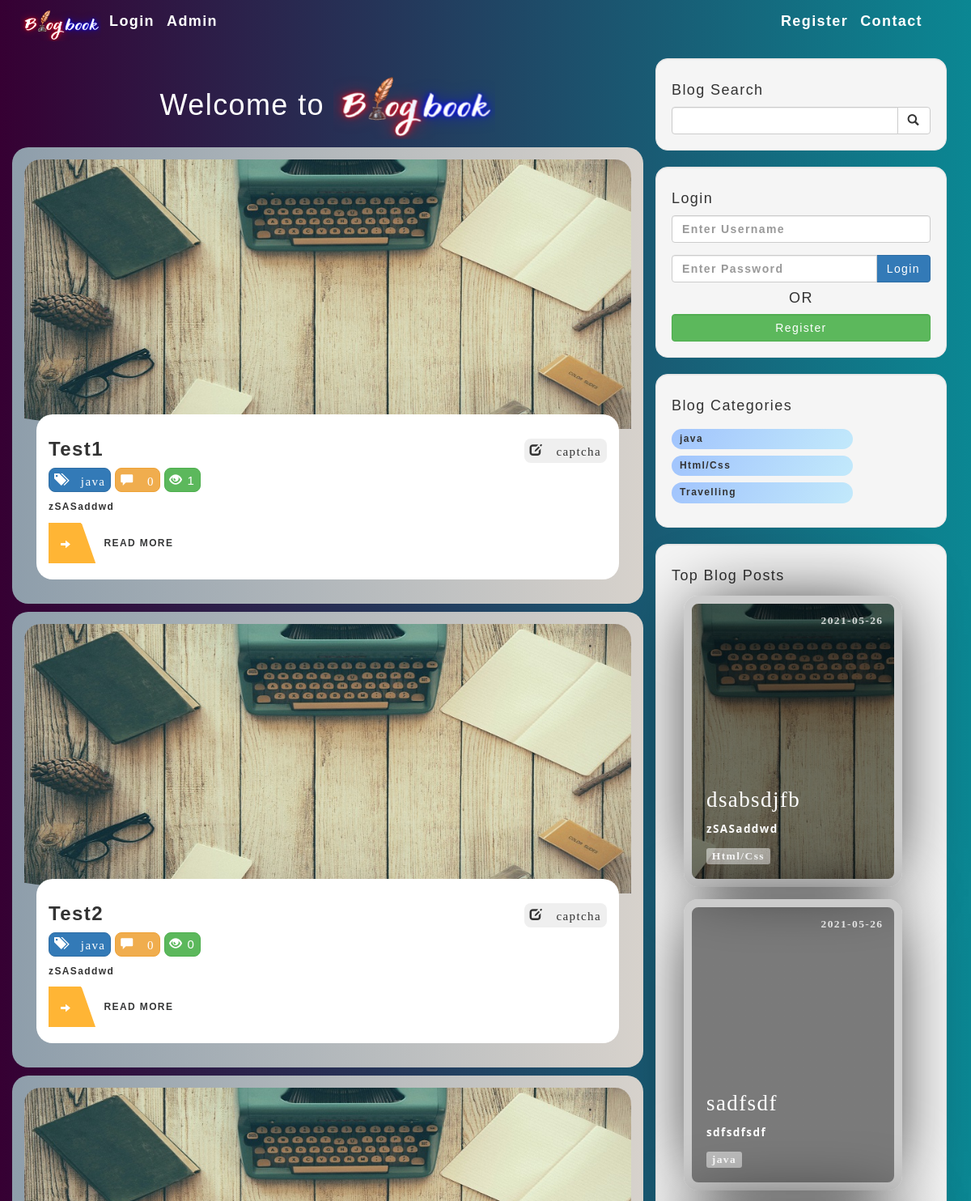
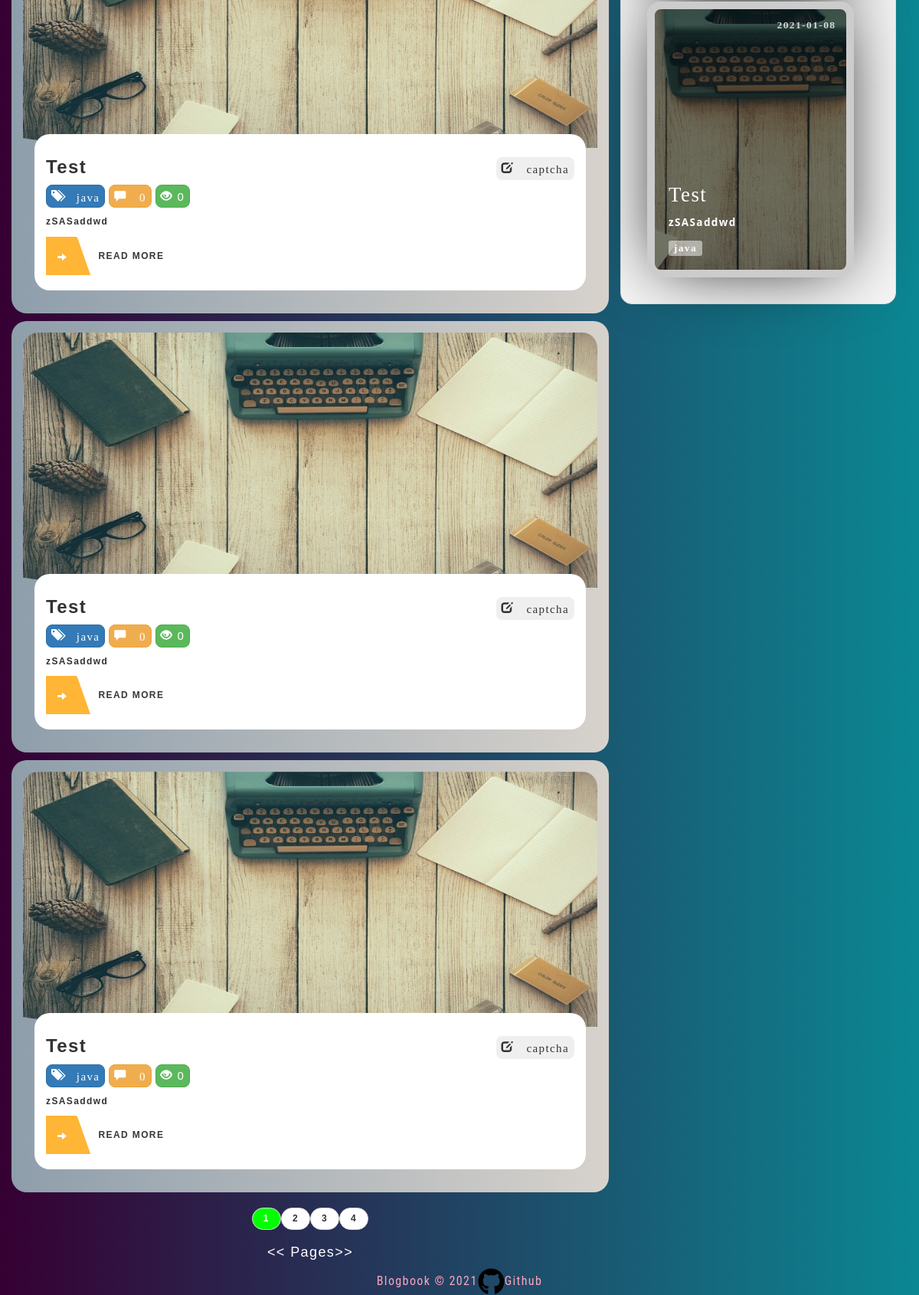
Before: / with the older database file (2 pictures, top to bottom).
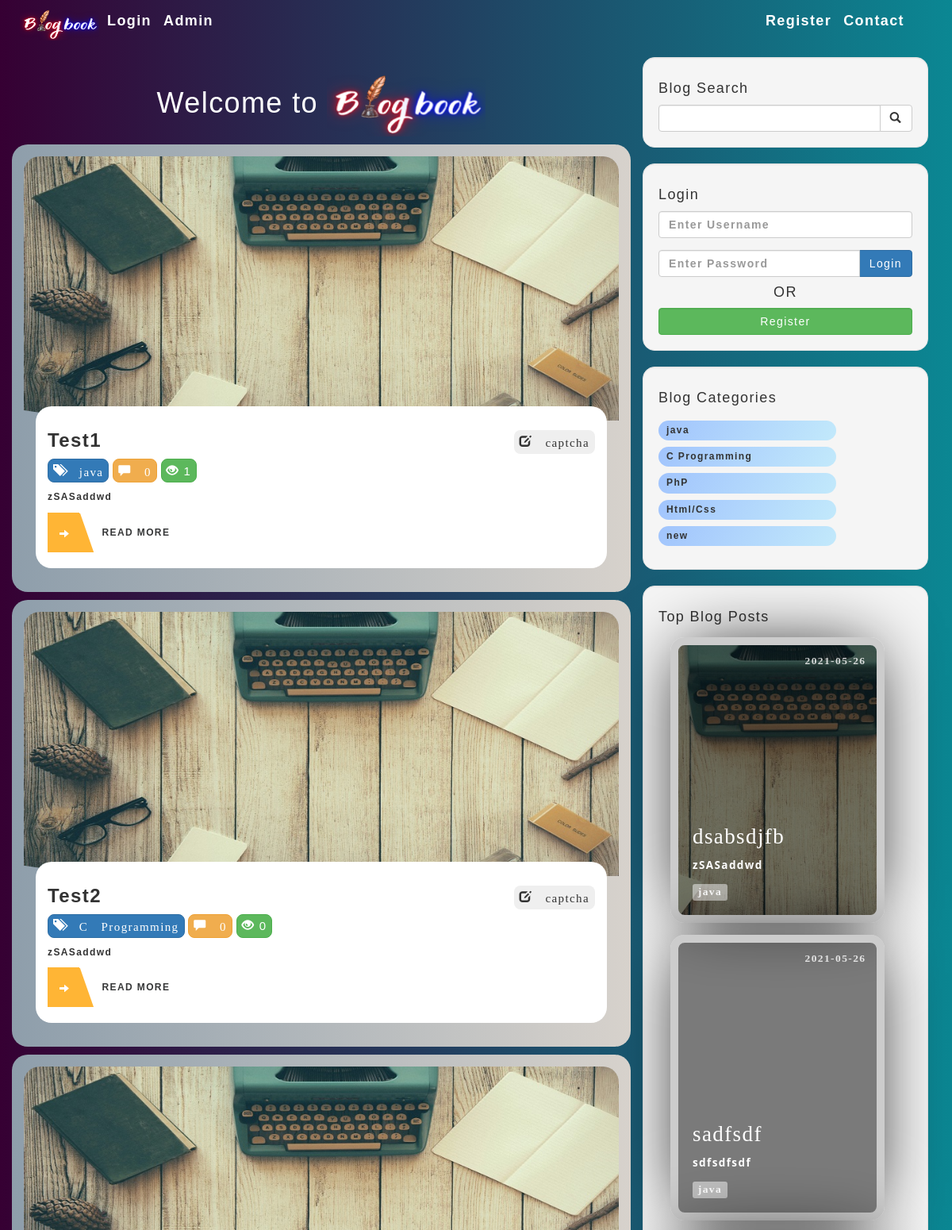
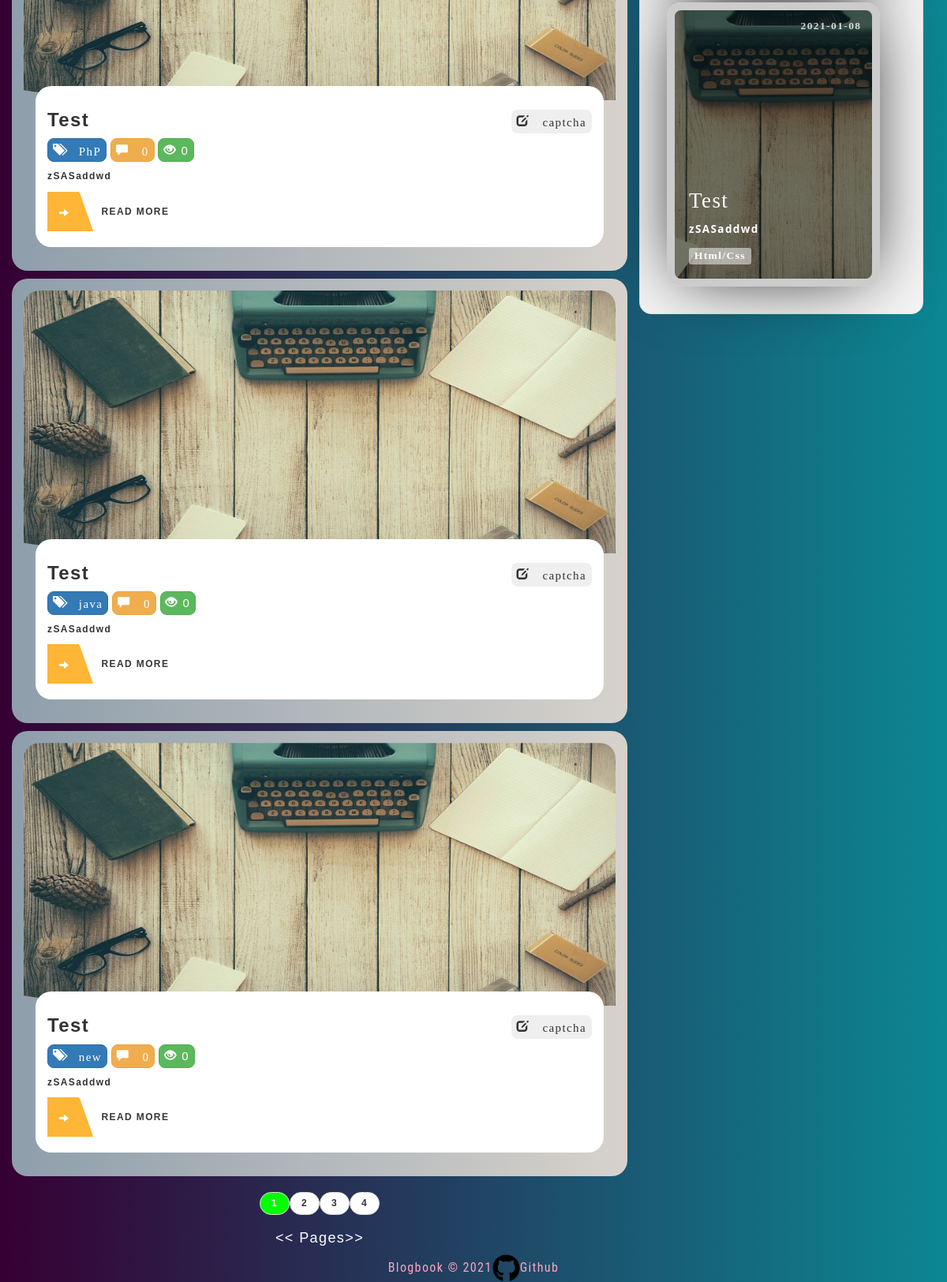
After: the same page with the newer database file (2 pictures, top to bottom).
### tables this page shows
CREATE TABLE `posts` (
  `post_id` int(3) NOT NULL,
  `post_category_id` int(3) NOT NULL,
  `post_title` varchar(255) NOT NULL,
  `post_author` varchar(255) NOT NULL,
  `author_id` int(255) NOT NULL,
  `post_date` date NOT NULL,
  `post_image` text NOT NULL,
  `post_content` mediumtext NOT NULL,
  `post_tags` varchar(255) NOT NULL,
  `post_comment_count` int(255) NOT NULL,
  `post_status` varchar(255) NOT NULL DEFAULT 'draft',
  `post_views_count` int(255) NOT NULL
);

CREATE TABLE `categories` (
  `cat_id` int(3) NOT NULL,
  `cat_title` varchar(255) NOT NULL
);

### includes/post-view.php (the view, shortened to what this page needs)
<?php
return function (array $row) use ($connection) {
    $post_title = $row['post_title'];
    $post_id = $row['post_id'];
    $post_author = $row['post_author'];
    $post_author_id = $row['author_id'];
    $post_image = $row['post_image'];
    $post_content = strip_tags(substr($row['post_content'], 0, 1000));
    $post_category_id = $row['post_category_id'];
    $post_comment = $row['post_comment_count'];
    $post_views_count = $row['post_views_count'];
    $query = "SELECT * FROM categories WHERE cat_id={$post_category_id}";
    $select_categories_id = mysqli_query($connection, $query);
    $cat = mysqli_fetch_assoc($select_categories_id);
    $post_category = $cat['cat_title'];
?>
    <div class="row" style="margin-top: 10px;">
        <div class="col-6">
            <article class="blog-card" style="z-index: 100;">
                <div class="blog-card__background">
                    <div class="card__background--wrapper">
                        <div class="card__background--main">
                            <img src="images/<?php echo $post_image; ?>" alt=""
                                 style="  max-width: 100%;     height: fit-content;">
                        </div>
                    </div>
                </div>
                <div class="blog-card__head">
                </div>
                <div class="blog-card__info">
                    <h5 style=" font-size: x-large; font-weight: 600; font-stretch: extra-expanded; overflow-wrap:break-word; ">
                        <a href="post.php?p_id=<?php echo $post_id; ?>"><?php echo $post_title; ?> </a>
                        <div style="text-align:right;
                                        float:right;">
                            <button type="button" class="btn btn-sml btn-dark"><a
                                        href="user.php?u_id=<?php echo $post_author_id ?>"><i
                                            class="glyphicon glyphicon-edit"> <?php echo $post_author; ?></i></a>
                            </button>
                        </div>
                    </h5>
                    <p>
                        <button type="button" class="btn btn-sml btn-primary"><i
                                    class="glyphicon glyphicon-tags"> <?php echo $post_category; ?></i></button>
                        <button type="button" class="btn btn-sml btn-warning"><i
                                    class="	glyphicon glyphicon-comment"> <?php echo $post_comment; ?></i></button>
                        <button type="button" class="btn btn-sml btn-success"><i
                                    class="glyphicon glyphicon-eye-open"></i> <?php echo $post_views_count; ?></button>
                    </p>
                    <p><a href="post.php?p_id=<?php echo $post_id; ?>"
                          style="text-decoration:none"><?php echo $post_content; ?></a></p>
                    <a href="post.php?p_id=<?php echo $post_id; ?>" class="btn1 btn--with-icon"><i
                                class="btn-icon glyphicon glyphicon-arrow-right"></i>READ MORE</a>
                </div>
            </article>
        </div>
    </div>
<?php } ?>

### includes/header.php (shortened to what this page needs)
<!DOCTYPE html>
<html lang="en">
<head>
    <link href="css/bootstrap.min.css" rel="stylesheet">
    <link href="css/blog-home.css" rel="stylesheet">
    <link href="css/styles.css" rel="stylesheet">
    <link href="https://unpkg.com/aos@2.3.0/dist/aos.css" rel="stylesheet">
    <link rel="stylesheet"
        href="https://cdn.jsdelivr.net/npm/@fortawesome/fontawesome-free@5.15.3/css/fontawesome.min.css">
</head>

### index.php (shortened to what this page needs)
<?php include "includes/db.php"; ?>
<?php include "includes/header.php"; ?>
<body>
    <?php include "includes/navigation.php"; ?>
    <div class="container">
        <div class="row ">
            <div class="col-md-8 ">
                <h1 class="text-center" style="color:white;">Welcome to <img id="logo123" src="../images/logo.png" alt="gg"
               style="  height: 80px;
        width: 200px;
   "> </h1>
                <?php
                $results_per_page = 5;
                if (isset($_GET['page'])) {
                    $page = $_GET['page'];
                } else {
                    $page = "";
                };
                if ($page == "" || $page == 1) {
                    $page_1 = 0;
                } else {
                    $page_1 = ($page - 1) * 5;
                    $page_2 = $page_1 + 8;
                }
                $post_count_query = "SELECT * FROM posts WHERE post_status='published'";
                $find_count = mysqli_query($connection, $post_count_query);
                $count = mysqli_num_rows($find_count);
                $count = ceil($count / 5);
                $query = "SELECT * FROM posts WHERE post_status='published' LIMIT " . $page_1 . ',' . $results_per_page;
                $select_all_posts_query = mysqli_query($connection, $query);
                $render = include_once __DIR__ . "/includes/post-view.php";
                while ($row = mysqli_fetch_assoc($select_all_posts_query)) {
                    $render($row);
                }
                ?>
                <ul class="pager">
                    <?php
                    for ($i = 1; $i <= $count; $i++) {
                        if ($i == $page || $page == '' && $i == 1) {
                            echo "<li><a href='index.php?page={$i}' class='active'>{$i}</a></li>";
                        } else {
                            echo "<li><a href='index.php?page={$i}'>{$i}</a></li>";
                        }
                    }
                    ?>
                </ul>
                <h4 align="center" class="wt">
                    << Pages>>
                </h4>
            </div>
            <?php include "includes/sidebar.php";  ?>
        </div>
        <?php
        include "includes/footer.php";
        ?>

### includes/navigation.php (shortened to what this page needs)
<nav class="navbar stroke   " role="navigation" style="background-color: rgba(0,0,0,)!important;
color:white;">
    <div class="container">
        <div class="navbar-header xyz">
           <a class="navbar-brand" href="index.php" style="padding:10px 10px;">
               <img id="logo123" src="../images/logo.png" alt="gg"
               style="  height: 40px;
        width: 100px;
   ">
            </a>
            <a class="navbar-brand" title="Already Register?" href='index.php#login'>Login</a>
            <a class="navbar-brand  " title="Login First" href='admin/index.php' onclick="return admin()">Admin</a>
        </div>
        <div>
            <div class="container collapse navbar-collapse navbar-ex2-collapse " style="float: right; height: 1px;">
                <a class="navbar-brand " title="New User?" href='registration.php'>Register</a>
                <a class="navbar-brand" title="New User?" href='contact.php'>Contact</a>
            </div>
        </div>
    </div>
</nav>

### includes/sidebar.php (shortened to what this page needs)
<div class="col-md-4">
    <div class="well">
        <h4>Blog Search</h4>
        <form action="search.php" method="post">
            <div class="input-group">
                <input name="search" type="text" class="form-control">
                <span class="input-group-btn">
                    <button name="submit" class="btn btn-default" type="submit">
                        <span class="glyphicon glyphicon-search"></span>
                    </button>
                </span>
            </div>
        </form>
    </div>
    <div class="well logs" id="login">
        <div class="heads">
            <h4>Login</h4>
            <form action="includes/login.php" method="post" id="login_form" onsubmit="return validate_form()">
                <div class="form-group">
                    <input name="username" type="text" class="form-control" placeholder="Enter Username" id="user_name">
                </div>
                <div class="input-group">
                    <input name="password" type="password" class="form-control" placeholder="Enter Password" id="user_pass">
                    <span class="input-group-btn">
                        <button class="btn btn-primary" name="login" type="submit">
                            Login
                        </button>
                    </span>
                </div>
            </form>
            <h4 style="text-align: center;">OR</h4>
            <a href="../registration.php">
                <button class="btn btn-success form-control" name="login" type="submit" value="Register">
                    Register
                </button> </a>
        </div>
    </div>
    <?php
    $query = "SELECT DISTINCT categories.cat_id, categories.cat_title
    FROM categories
    INNER JOIN posts ON categories.cat_id=posts.post_category_id";
    $select_categories_sidebar = mysqli_query($connection, $query);
    ?>
    <div class="well " id="categories">
        <h4>Blog Categories</h4>
        <div class="row">
            <div class="col-lg-12">
                <ul class="list-unstyled">
                    <?php
                    while ($row = mysqli_fetch_assoc($select_categories_sidebar)) {
                        $cat_title = $row['cat_title'];
                        $cat_id = $row['cat_id'];
                        echo "<li   class='list-items'
                        data-aos='fade-left'
                        data-aos-delay='100'><a href='category.php?category=$cat_id'>{$cat_title}</a></li>";
                    }
                    ?>
                </ul>
            </div>
        </div>
    </div>
    <?php include "widget.php" ?>
</div>

### includes/widget.php (shortened to what this page needs)
<div class="well">
    <h4>Top Blog Posts</h4>
    <?php
    $query = "SELECT * FROM posts WHERE post_status='published'   ORDER BY post_views_count DESC LIMIT 3 ";
    $select_all_posts_query = mysqli_query($connection, $query);
    while ($row = mysqli_fetch_assoc($select_all_posts_query)) {
        $post_title = $row['post_title'];
        $post_id = $row['post_id'];
        $post_date = $row['post_date'];
        $post_image = $row['post_image'];
        $post_content = strip_tags(substr($row['post_content'], 0, 100));
        $post_status = $row['post_status'];
        $post_category_id = $row['post_category_id'];
        $query = "SELECT * FROM categories WHERE cat_id={$post_category_id}";
        $select_categories_id = mysqli_query($connection, $query);
        $cat = mysqli_fetch_assoc($select_categories_id);
        $post_category = $cat['cat_title'];
        if ($post_status == 'published') {
    ?>
            <div class="card-grid-space">
                <a class="card" href="../post.php?p_id=<?php echo $post_id; ?>" style="--bg-img: url('../images/<?php echo $post_image; ?>');margin:1.5rem;text-decoration:none;">
                    <div>
                        <h1><?php echo $post_title; ?></h1>
                        <p><?php echo $post_content; ?></p>
                        <div class="date"><?php echo $post_date; ?></div>
                        <div class="tags">
                            <div class="tag"><?php echo $post_category; ?></div>
                        </div>
                    </div>
                </a>
            </div>
    <?php  }
    } ?>

### includes/footer.php (shortened to what this page needs)
<footer>
    <div class="col-lg-12 credits ">
        Blogbook &copy 2021
  <br>
    <img src="images/github-icon.svg" alt="github-icon" width="35" height="35">
       <a href="https://github.com/chaitak-gorai/blogbook">Github</a>
    </div>
</footer>
</div>
</body>
</html>

### css/blog-home.css (style rules this page uses)
footer { margin: 50px 0; }

### css/styles.css (style rules this page uses)
.active { background: lime !important; color: white; }
body { font-size: 12px; }
body, button, input { font-family: "Montserrat", sans-serif; font-weight: 700; letter-spacing: 1.4px; }
.blog-card { padding: 30px; position: relative; }
.blog-card .blog-card__background, .blog-card .card__background--layer { z-index: -1; position: absolute; top: 0; left: 0; width: 100%; height: 100%; }
.blog-card .blog-card__background { padding: 15px; background: linear-gradient(to right, #8e9eab 0%, #d7d2cc 100%); }
.blog-card .card__background--wrapper { height: 100%; clip-path: polygon(0 0, 100% 0, 100% 80%, 0 60%); position: relative; overflow: hidden; }
.blog-card .card__background--main { height: 100%; position: relative; transition: 300ms ease-in-out; background-repeat: no-repeat; background-size: cover; }
.blog-card .blog-card__head { height: 300px; display: flex; align-items: center; justify-content: center; }
.blog-card .blog-card__info { z-index: 10; background: white; padding: 20px 15px; }
.blog-card .blog-card__info h5 { transition: 300ms ease-in-out; }
.btn1 { background: white; color: #363738; font-weight: bold; outline: none; overflow: hidden; border-radius: 0; height: 50px; line-height: 50px; display: inline-block; padding: 0; border: none; box-shadow: inset 40px 0px 0px #ffb535; display: block; -webkit-transition: all 0.4s cubic-bezier(.5, .24, 0, 1); transition: all 0.4s cubic-bezier(.5, .24, 0, 1); }
.btn1.btn--with-icon { padding-right: 20px; }
.btn1.btn--with-icon i { padding: 0px 30px 0px 15px; margin-right: 10px; height: 50px; line-height: 50px; vertical-align: bottom; color: white; background: #ffb535; clip-path: polygon(0 0, 70% 0, 100% 100%, 0% 100%); }
:root { --color: #3c3163; --transition-time: 0.5s; }
* { box-sizing: border-box; }
body { margin: 0; min-height: 100vh; }
a { color: inherit; }
.card { font-family: "Heebo"; --bg-filter-opacity: 0.5; background-image: linear-gradient( rgba(0, 0, 0, var(--bg-filter-opacity)), rgba(0, 0, 0, var(--bg-filter-opacity)) ), var(--bg-img); height: 20em; width: 15em; font-size: 1.5em; color: white; border-radius: 1em; padding: 1em; display: flex; align-items: flex-end; background-size: cover; background-position: center; box-shadow: 0 0 5em -1em black; transition: all, var(--transition-time); position: relative; overflow: hidden; border: 10px solid #ccc; text-decoration: none; }
.card h1 { margin: 0; font-size: 1.5em; line-height: 1.2em; }
.card p { font-size: 0.75em; font-family: "Open Sans"; margin-top: 0.5em; line-height: 2em; }
.card .tags { display: flex; }
.card .tags .tag { font-size: 0.75em; background: rgba(255, 255, 255, 0.5); border-radius: 0.3rem; padding: 0 0.5em; margin-right: 0.5em; line-height: 1.5em; transition: all, var(--transition-time); }
.card .date { position: absolute; top: 0; right: 0; font-size: 0.75em; padding: 1em; line-height: 1em; opacity: 0.8; }
.card:before, .card:after { content: ""; transform: scale(0); transform-origin: top left; border-radius: 50%; position: absolute; left: -50%; top: -50%; z-index: -5; transition: all, var(--transition-time); transition-timing-function: ease-in-out; }
.card:before { background: #ddd; width: 250%; height: 250%; }
.card:after { background: white; width: 200%; height: 200%; }
div { border-radius: 20px; }
.well { border-radius: 15px; }
.btn-sml { font-size: 15px; border-radius: 8px; height: 30px; padding: revert; }
.wt { color: white; }
.list-items { background: linear-gradient(120deg, #a1c4fd 0%, #c2e9fb 100%); padding: 0.4rem 1rem; margin: 0.8rem 0; border-radius: 3rem; width: 70%; display: flex; justify-content: space-between; }
nav.stroke a, nav.fill a { position: relative; }
nav.stroke a:after, nav.fill a:after { position: absolute; bottom: 0; left: 0; right: 0; margin: auto; width: 0%; content: "."; color: transparent; background: #aaa; height: 1px; }
html { scroll-behavior: smooth; }

### includes/header.php (style rules this page uses)
body { background: linear-gradient(to right, #360033 0%, #0b8793 100%); font-size: 12px; }

### includes/footer.php (style rules this page uses)
.credits { display: flex; align-items: center; justify-content: center; color: #ffa4bd; font-family: 'Roboto Condensed', sans-serif; font-size: 16px; font-weight: normal; }

Changed rows visible on the page:
no longer on this page (row unchanged): categories: cat_title "Travelling"
changed posts "Test2": categories.cat_title "java" → "C Programming"
changed posts: categories.cat_title "java" → "PhP"
changed posts: categories.cat_title "java" → "new"
now on this page (row unchanged): categories: cat_title "C Programming"
now on this page (row unchanged): categories: cat_title "PhP"
now on this page (row unchanged): categories: cat_title "new"
changed posts "dsabsdjfb": categories.cat_title "Html/Css" → "java"
changed posts: categories.cat_title "java" → "Html/Css"
